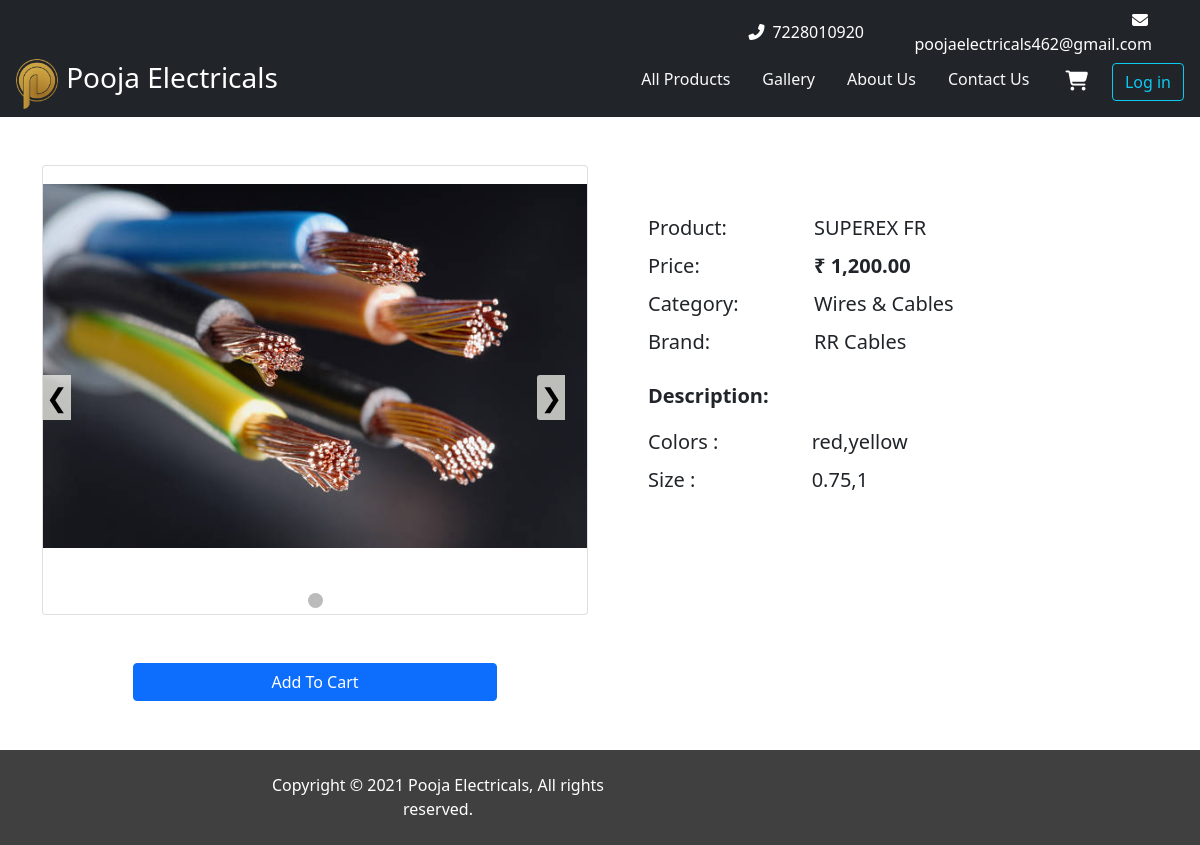
Screenshot of /product.php?id=1 with the database file from the repository.
### tables this page shows
CREATE TABLE `product_details` (
  `p_id` int(10) NOT NULL,
  `p_name` text NOT NULL,
  `description` text NOT NULL,
  `p_img` text NOT NULL,
  `price` double NOT NULL,
  `stock` int(30) NOT NULL,
  `c_id` int(11) NOT NULL,
  `b_id` int(11) NOT NULL,
  `keywords` varchar(10000) NOT NULL,
  `product_optional_image_1` varchar(255) DEFAULT NULL,
  `product_optional_image_2` varchar(255) DEFAULT NULL,
  `product_optional_image_3` varchar(255) DEFAULT NULL,
  `product_optional_image_4` varchar(255) DEFAULT NULL
);

CREATE TABLE `category` (
  `c_id` int(10) NOT NULL,
  `c_title` text NOT NULL
);

CREATE TABLE `brands` (
  `b_id` int(10) NOT NULL,
  `b_name` text NOT NULL,
  `b_icon` text NOT NULL
);

CREATE TABLE `product_description` (
  `id` int(10) NOT NULL,
  `p_id` int(10) NOT NULL,
  `spec_key` varchar(255) NOT NULL,
  `value` varchar(255) NOT NULL
);

### env.php (called while the page is built, shortened)
<?php
    $app_name = "Pooja Electricals";
?>

### product.php (the view, shortened to what this page needs)
<?php
include './top.php';
include './db/db.php';
$id = $_GET['id'];
$query = "SELECT * FROM product_details where p_id =" . $id;
$result = mysqli_query($conn, $query);
$r = mysqli_fetch_assoc($result);
$pname = $r['p_name'];
$c_id = $r['c_id'];
$b_id = $r['b_id'];
$s_price = number_format($r['price'], 2);
$img =
  array(
    $r['p_img'],
    $r['product_optional_image_1'],
    $r['product_optional_image_2'],
    $r['product_optional_image_3'],
    $r['product_optional_image_4']
  );
?>
<div class="container mt-5">
  <div class="row">
    <div class="col-md-6 col-xl-6 col-sm -11">
      <div class="card">
        <div class="slideshow-container">
          <?php
          $k = 0;
          for ($i = 0; $i < 5; $i++) {
            if ($img[$i] == null || $img == '') {
              continue;
            }
            $k++;
          ?>
            <div class="showslide">
              <img src="<?= "img/" . $img[$i]  ?>" class="card-img-top" height="400px" alt="Product Image" style="object-fit: contain;" id="img<?= $i + 1 ?>">
              <div class="arrow-buttons">
                <a class="left" onclick="displaySlides(<?= $k - 1 ?>)">&#10094;</a>
                <a class="right" onclick="displaySlides(<?= $k + 1 ?>)">&#10095;</a>
              </div>
            </div>
          <?php
          }
          ?>
        </div>
        <br>
        <div style="text-align:center">
          <?php
          $k = 1;
          for ($i = 0; $i < 5; $i++) {
            if ($img[$i] == null || $img == '') {
              continue;
            }
          ?>
            <span class="dot" onclick="displaySlides(<?= $k++ ?>)"></span>
          <?php
          } ?>
        </div>
      </div>
      <div class="col-8 mt-5 mb-5 d-flex m-auto ">
        <?php if ($r['stock'] > 1) { ?>
          <a class="btn btn-primary w-100" href="./add_to_cart.php?id=<?= $id  ?>" role="button">Add To Cart</a>
        <?php } else { ?>
          <Button class="btn border text-gray w-100" style="border: 2px solid lightgray;color:gray ;font-size:22px;">Out Of Stock</Button>
        <?php } ?>
      </div>
    </div>
    <div class="col-md-6 col-xl-6 col-sm-11 p-5">
      <div class="row">
        <label class="form-label col-4 fs-5">Product: </label>
        <label class="form-label fs-5 col-7 align-baseline"><?= $pname ?></label>
      </div>
      <div class="row">
        <label class="form-label col-4 fs-5">Price: </label>
        <label class="form-label fs-5 col-7 align-baseline"><b>₹ <?= $s_price ?></b></label>
      </div>
      <div class="row">
        <label class="form-label col-4 fs-5">Category:</label>
        <?php
        $query = "SELECT * FROM category where c_id =" . $c_id;
        $result = mysqli_query($conn, $query);
        $r = mysqli_fetch_assoc($result);
        ?>
        <label class="form-label fs-5 col-7 align-baseline"><?= $r['c_title'] ?></label>
      </div>
      <div class="row">
        <label class="form-label col-4 fs-5">Brand: </label>
        <?php
        $query = "SELECT * FROM brands where b_id =" . $b_id;
        $result = mysqli_query($conn, $query);
        $r = mysqli_fetch_assoc($result);
        ?>
        <label class="form-label fs-5 col-7 align-top"><?= $r['b_name']  ?></label>
      </div>
      <?php
      $query = "SELECT * FROM product_description where p_id =" . $id;
      $result = mysqli_query($conn, $query);
      if (mysqli_num_rows($result) > 0) {
      ?>
        <label class="form-label fs-5 my-3"><b>Description:</b></label>
        <div class="xl-col-6 col-md-10 col-sm-11 fs-5">
          <?php
          while ($r = mysqli_fetch_row($result)) {
          ?>
            <div class="row">
              <label class="form-label col-4 fs-5" style="font-weight: 500;"><?= $r[2] ?> : </label>
              <label class="form-label fs-5 col-7 ms-4"><?= $r[3] ?></label>
            </div>
          <?php
          }
          ?>
        </div>
      <?php } else { ?>
        <!-- <div class="row">
              <div class="col-10 my-10">No more details description about the product.</div>
        </div> -->
      <?php } ?>
    </div>
  </div>
</div>
<?php include 'bottom.php' ?>

### top.php (shortened to what this page needs)
<?php
include 'env.php';
?>
<!doctype html>
<html lang="en">
<head>
  <link href="https://cdn.jsdelivr.net/npm/bootstrap@5.0.0-beta2/dist/css/bootstrap.min.css" rel="stylesheet">
  <link rel="stylesheet" href="./css/style.css">
</head>
<body>
  <nav class="navbar navbar-dark bg-dark">
    <div class="container-fluid row justify-content-end  text-white text-end">
      <div class="col-md-2"><i class="fas fa-phone-alt px-2"></i>7228010920</div>
      <div class="col-md-3"><i class="fas fa-envelope px-1"></i> <a class="text-decoration-none text-white" href="mailto:poojaelectricals462@gmail.com">poojaelectricals462@gmail.com</a> </div>
    </div>
    <div class="container-fluid d-flex align-items-center">
      <div>
        <img src="./favicon.png" style="object-fit: contain;height: 50px;width: 50px;">
        <a class="navbar-brand fs-3 pt-2" href="./index.php"><?= $app_name ?></a>
      </div>
      <div>
        <ul class="nav text-light  justify-content-end">
          <li class="nav-item">
            <a class="nav-link link-light " href="./index.php">All Products</a>
          </li>
          <li class="nav-item">
            <a class="nav-link link-light " href="./gallery.php">Gallery</a>
          </li>
          <li class="nav-item">
            <a class="nav-link  link-light" href="./aboutUs.php">About Us</a>
          </li>
          <li class="nav-item">
            <a class="nav-link  link-light" href="contactus.php">Contact Us</a>
          </li>
          <li class="nav-item p-1 ">
            <a class="" name="cart" href="./user/cart.php"><i class="fa fa-shopping-cart nav-link" style="color:white;font-size:20px" aria-hidden="true"></i></a>
          </li>
          <?php
          if (isset($_SESSION['useremail'])) {
          ?>
            <li class="nav-item p-1 ">
              <a class="btn btn-outline-danger" name="logout" href="./user/logout.php">Logout</a>
            </li>
          <?php
          } else {
          ?>
            <li class="nav-item p-1 ">
              <a class="btn btn-outline-info" href="./user/userLogin.php">Log in</a>
            </li>
          <?php  } ?>
        </ul>
      </div>
    </div>
  </nav>

### bottom.php (shortened to what this page needs)
<div class="mt-5 pt-5"></div>
<div class="footer  ">
<div class="row text-center py-2">
    <div class="copyright-text col-xl-4 col-md-11 col-sm-12">
      <p>Copyright © 2021 Pooja Electricals, All rights reserved.</p>
    </div>
</div>
</div>
</body>
</html>
</html

### css/style.css (style rules this page uses)
.dot { cursor: pointer; height: 15px; width: 15px; margin: 0 2px; background-color: #bbb; border-radius: 50%; display: inline-block; transition: background-color 0.6s ease; }
.arrow-buttons { position: absolute; display: flex; justify-content: space-between; width: 96%; align-items: center; margin-top: -35%; cursor: pointer; }
.arrow-buttons a { color: black; background-color: rgba(241, 241, 234, 0.76); text-decoration: none; padding: 3px; font-size: 26px; }
.right { right: 0; border-radius: 3px 0 0 3px; }
.footer { position: fixed; min-height: 60px; color: white; bottom: 0; left: 0; width: 100%; background-color: #414040; }
.footer .row { display: flex; width: 100%; align-items: center; justify-content: center; }
.copyright-text { align-items: center; padding-top: 15px; }

### rows the page displays
product_details: p_name "SUPEREX FR", price "1,200.00"
category: c_title "Wires & Cables"
brands: b_name "RR Cables"
product_description: spec_key "Colors", value "red,yellow"
product_description: spec_key "Size", value "0.75,1"

### other values shown
$app_name "Pooja Electricals"
